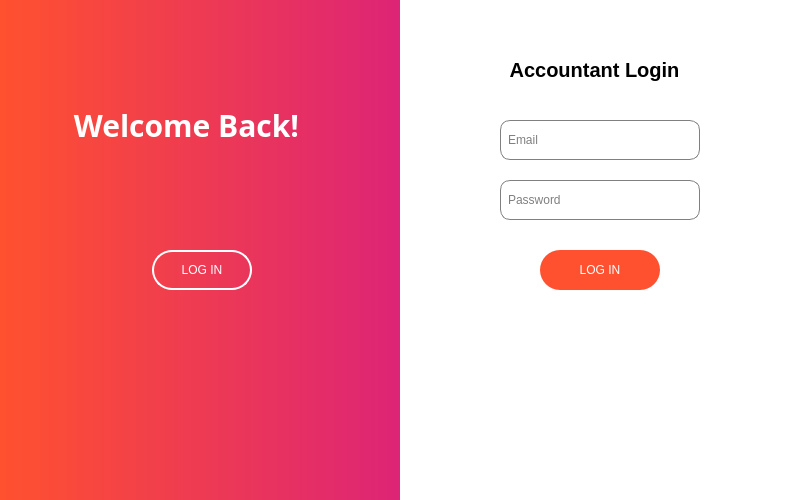
<?xml version="1.0" encoding="UTF-8"?>
<ui version="4.0">
 <class>AccountantLogin</class>
 <widget class="QWidget" name="AccountantLogin">
  <property name="geometry">
   <rect>
    <x>0</x>
    <y>0</y>
    <width>800</width>
    <height>500</height>
   </rect>
  </property>
  <property name="windowTitle">
   <string>Login</string>
  </property>
  <widget class="QWidget" name="leftPanel" native="true">
   <property name="geometry">
    <rect>
     <x>0</x>
     <y>0</y>
     <width>400</width>
     <height>500</height>
    </rect>
   </property>
   <property name="styleSheet">
    <string>background: qlineargradient(spread:pad, x1:0, y1:0, x2:1, y2:0, stop:0 #FF512F, stop:1 #DD2476);</string>
   </property>
   <widget class="QLabel" name="welcomeLabel">
    <property name="geometry">
     <rect>
      <x>71</x>
      <y>100</y>
      <width>231</width>
      <height>50</height>
     </rect>
    </property>
    <property name="font">
     <font>
      <family>Arial Rounded MT</family>
      <pointsize>-1</pointsize>
      <bold>true</bold>
     </font>
    </property>
    <property name="styleSheet">
     <string notr="true">color: white; font-size: 30px; font-weight: bold; background-color: transparent;</string>
    </property>
    <property name="text">
     <string>Welcome Back!</string>
    </property>
    <property name="alignment">
     <set>Qt::AlignmentFlag::AlignCenter</set>
    </property>
   </widget>
   <widget class="QPushButton" name="signInButton">
    <property name="geometry">
     <rect>
      <x>152</x>
      <y>250</y>
      <width>100</width>
      <height>40</height>
     </rect>
    </property>
    <property name="styleSheet">
     <string>background-color: transparent; color: white; border: 2px solid white; border-radius: 20px; padding: 5px;</string>
    </property>
    <property name="text">
     <string>LOG IN</string>
    </property>
   </widget>
  </widget>
  <widget class="QWidget" name="rightPanel" native="true">
   <property name="geometry">
    <rect>
     <x>400</x>
     <y>0</y>
     <width>400</width>
     <height>500</height>
    </rect>
   </property>
   <property name="styleSheet">
    <string>background: white;</string>
   </property>
   <widget class="QLabel" name="loginLabel">
    <property name="geometry">
     <rect>
      <x>109</x>
      <y>50</y>
      <width>171</width>
      <height>40</height>
     </rect>
    </property>
    <property name="styleSheet">
     <string>color: black; font-size: 20px; font-weight: bold;</string>
    </property>
    <property name="text">
     <string>Accountant Login</string>
    </property>
    <property name="alignment">
     <set>Qt::AlignmentFlag::AlignCenter</set>
    </property>
   </widget>
   <widget class="QLineEdit" name="emailInput">
    <property name="geometry">
     <rect>
      <x>100</x>
      <y>120</y>
      <width>200</width>
      <height>40</height>
     </rect>
    </property>
    <property name="styleSheet">
     <string>border: 1px solid gray; border-radius: 10px; padding: 5px;</string>
    </property>
    <property name="placeholderText">
     <string>Email</string>
    </property>
   </widget>
   <widget class="QLineEdit" name="passwordInput">
    <property name="geometry">
     <rect>
      <x>100</x>
      <y>180</y>
      <width>200</width>
      <height>40</height>
     </rect>
    </property>
    <property name="styleSheet">
     <string>border: 1px solid gray; border-radius: 10px; padding: 5px;</string>
    </property>
    <property name="echoMode">
     <enum>QLineEdit::EchoMode::Password</enum>
    </property>
    <property name="placeholderText">
     <string>Password</string>
    </property>
   </widget>
   <widget class="QPushButton" name="logInButton">
    <property name="geometry">
     <rect>
      <x>140</x>
      <y>250</y>
      <width>120</width>
      <height>40</height>
     </rect>
    </property>
    <property name="styleSheet">
     <string>background-color: #FF512F; color: white; border-radius: 20px; padding: 5px;</string>
    </property>
    <property name="text">
     <string>LOG IN</string>
    </property>
   </widget>
  </widget>
 </widget>
 <resources/>
 <connections/>
</ui>
